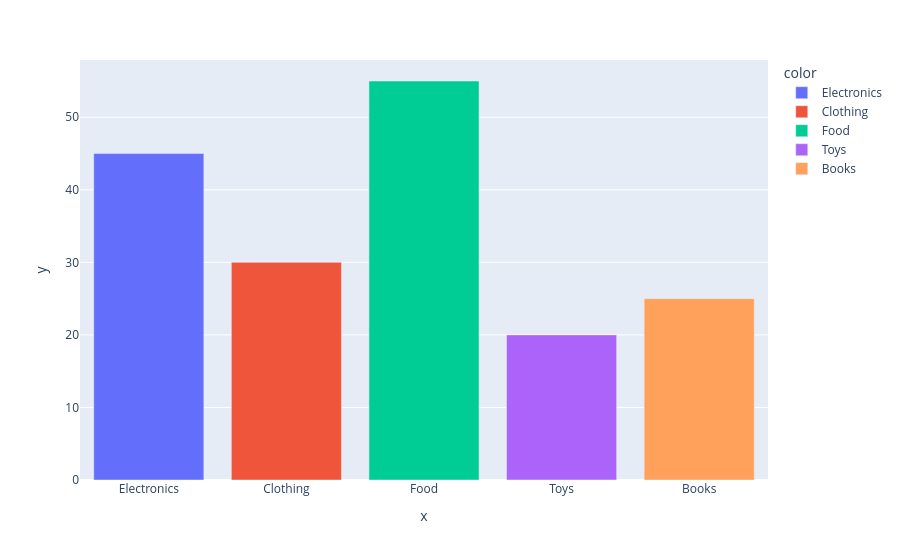

Notebook code for this chart:
### Code cell
# using plotly
px.bar(x=categories,y=revenue,color=categories)

### Figure 1 — Plotly figure (JSON) as saved in the notebook; plotly's stock layout.template omitted (floating-point values rounded to 4 significant figures)
{"data": [{"hovertemplate": "color=Electronics<br>x=%{x}<br>y=%{y}<extra></extra>", "legendgroup": "Electronics", "marker": {"color": "#636efa", "pattern": {"shape": ""}}, "name": "Electronics", "orientation": "v", "showlegend": true, "textposition": "auto", "type": "bar", "x": ["Electronics"], "xaxis": "x", "y": [45], "yaxis": "y"}, {"hovertemplate": "color=Clothing<br>x=%{x}<br>y=%{y}<extra></extra>", "legendgroup": "Clothing", "marker": {"color": "#EF553B", "pattern": {"shape": ""}}, "name": "Clothing", "orientation": "v", "showlegend": true, "textposition": "auto", "type": "bar", "x": ["Clothing"], "xaxis": "x", "y": [30], "yaxis": "y"}, {"hovertemplate": "color=Food<br>x=%{x}<br>y=%{y}<extra></extra>", "legendgroup": "Food", "marker": {"color": "#00cc96", "pattern": {"shape": ""}}, "name": "Food", "orientation": "v", "showlegend": true, "textposition": "auto", "type": "bar", "x": ["Food"], "xaxis": "x", "y": [55], "yaxis": "y"}, {"hovertemplate": "color=Toys<br>x=%{x}<br>y=%{y}<extra></extra>", "legendgroup": "Toys", "marker": {"color": "#ab63fa", "pattern": {"shape": ""}}, "name": "Toys", "orientation": "v", "showlegend": true, "textposition": "auto", "type": "bar", "x": ["Toys"], "xaxis": "x", "y": [20], "yaxis": "y"}, {"hovertemplate": "color=Books<br>x=%{x}<br>y=%{y}<extra></extra>", "legendgroup": "Books", "marker": {"color": "#FFA15A", "pattern": {"shape": ""}}, "name": "Books", "orientation": "v", "showlegend": true, "textposition": "auto", "type": "bar", "x": ["Books"], "xaxis": "x", "y": [25], "yaxis": "y"}], "layout": {"barmode": "relative", "legend": {"title": {"text": "color"}, "tracegroupgap": 0}, "margin": {"t": 60}, "xaxis": {"anchor": "y", "domain": [0, 1], "title": {"text": "x"}}, "yaxis": {"anchor": "x", "domain": [0, 1], "title": {"text": "y"}}}}
